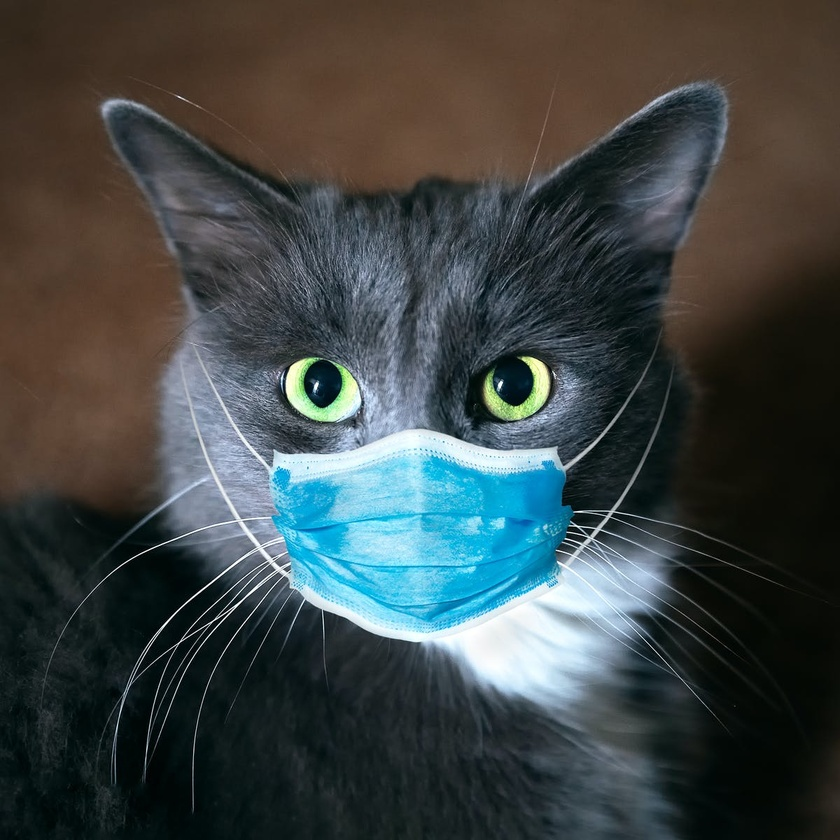
#> input picture 22_wavelets_pt1/cat.jpg, 840 x 840 px, shrunk from 1200 x 1200 before the run
$ jupyter execute lab.ipynb   (shell and % lines are left out)
#> lines starting #> are read from the running program, lines starting #| are printed output that depends on the picture; after the words box and inside, x2 and y2 are one past the last pixel; in counts of white or black regions, pixels touching at a corner belong together
## Aula 22 - Wavelets

Compressão de imagens;

[cell 1]
import cv2 # OpenCV
import matplotlib.pyplot as plt # Matplotlib
import numpy as np # Numpy
import pywt

[cell 2]
img = cv2.imread('cat.jpg', 0)
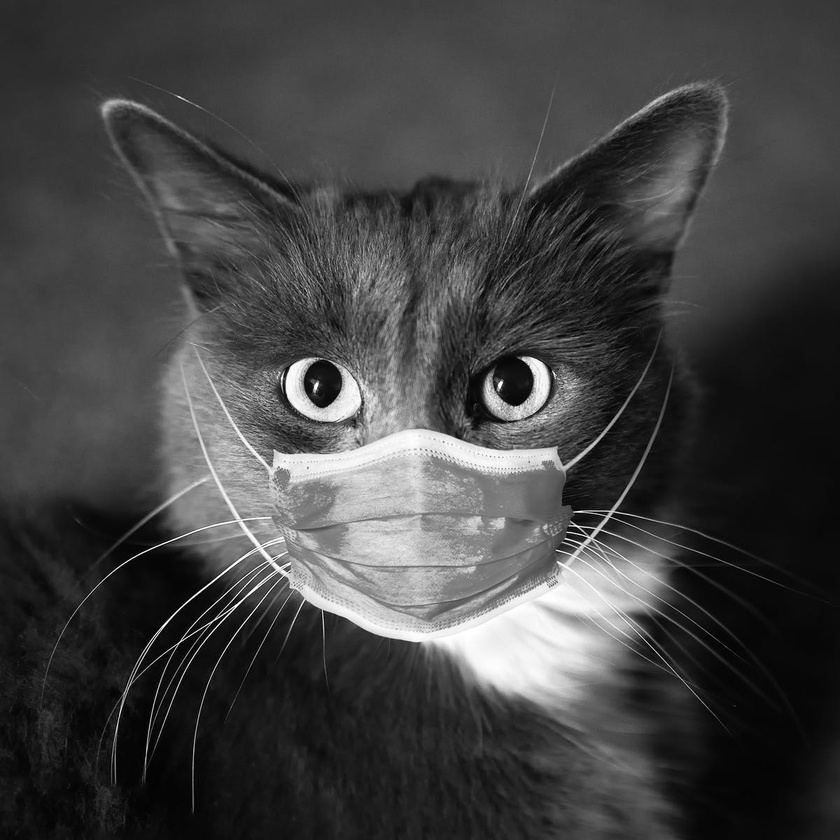
#> img: shape (840, 840); min 0, max 255, mean 66.9
plt.imshow(img, 'gray')

### 22.1 Compressão de imagem

Usaremos o Wavelet chamado de [Daubechies wavelet](https://en.wikipedia.org/wiki/Daubechies_wavelet).

[cell 3]
n = 2 # nivel de decomposição
w = 'db1' # tipo do wavelet
coeffs = pywt.wavedec2(img, wavelet=w, level=n)
#> coeffs = 3 items
coeffs

Como temos valores com uma variancia muito grande, vamos normalizar cada coeficiente.

[cell 4]
# normalize each coefficient array independently for better visibility
coeffs[0] /= np.abs(coeffs[0]).max()
for detail_level in range(n):
    coeffs[detail_level + 1] = [d/np.abs(d).max() for d in coeffs[detail_level + 1]]

[cell 5]
arr, coeff_slices = pywt.coeffs_to_array(coeffs)
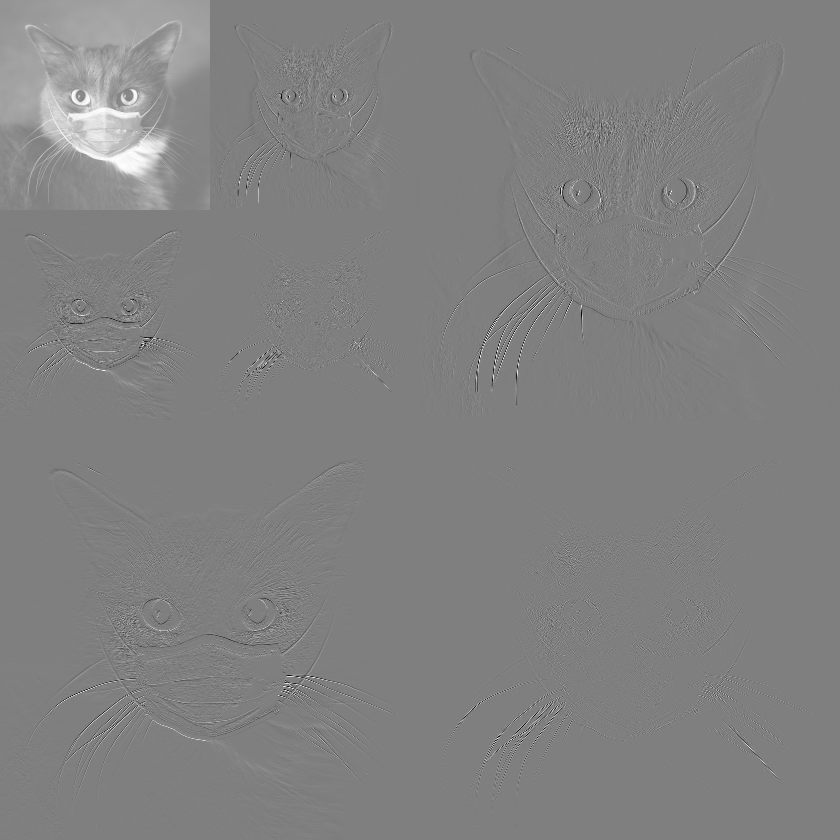
#> arr: shape (840, 840) float64; min -1, max 1, mean 0.0164; drawn with min black and max white
#> coeff_slices = 3 items

[cell 6]
fig = plt.figure(figsize=(18,16))
plt.imshow(arr, 'gray', vmin=-0.25, vmax=0.75)

[cell 7]
n = 4 # nivel de decomposição
w = 'db1' # tipo do wavelet
coeffs = pywt.wavedec2(img, wavelet=w, level=n)
#> coeffs = 5 items
coeff_arr, coeff_slices = pywt.coeffs_to_array(coeffs)
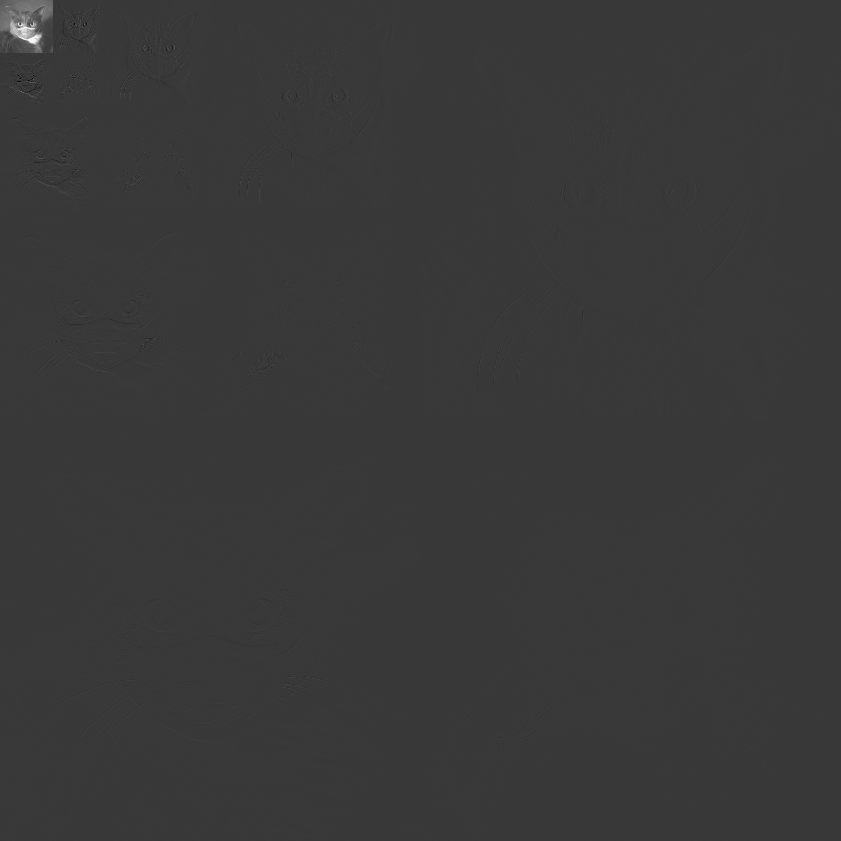
#> coeff_arr: shape (841, 841) float64; min -1145.8, max 3981.3, mean 4.2; drawn with min black and max white
#> coeff_slices = 5 items
coeff_sorted = np.sort(np.abs(coeff_arr.reshape(-1)))

fig, axs = plt.subplots(1, 3, figsize=(16, 9), facecolor='w', edgecolor='k')
fig.subplots_adjust(hspace = .5, wspace=.001)

for i, keep in enumerate([0.5, 0.1, 0.005]):
  thresh = coeff_sorted[int(np.floor((1-keep) * len(coeff_sorted)))]
  ind = np.abs(coeff_arr) > thresh
  filt = coeff_arr * ind

  coeff_filtered = pywt.array_to_coeffs(filt, coeff_slices, output_format='wavedec2')

  # Plot reconstruction
  recon = pywt.waverec2(coeff_filtered, wavelet=w)
  axs[i].imshow(recon, 'gray')
  axs[i].set_title('keep = ' + str(keep))
  axs[i].axis('off')
#> this loop made 3 passes
#> thresh on passes 1 to 3: 1, 13.5, 188.9
#> pass 1, `ind = np.abs(coeff_arr) > thresh`:
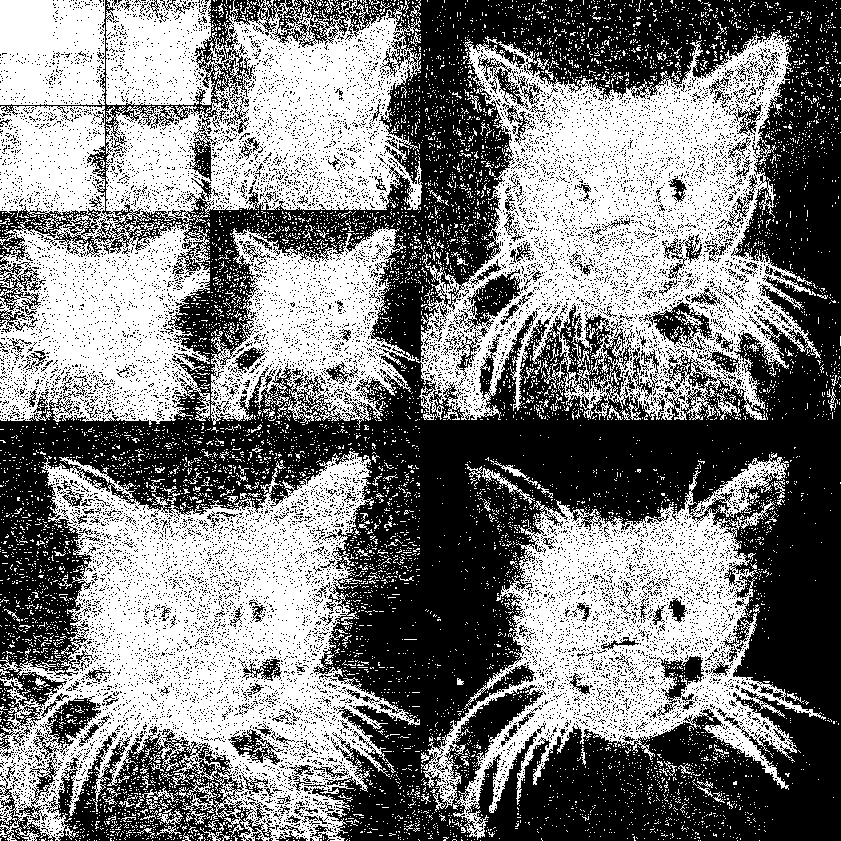
#> ind: shape (841, 841) bool; 49.4% white; 8460 white regions (8293 under 20 px), largest, box (x1, y1, x2, y2) and area: (211, 30, 821, 428) 95249, (0, 0, 423, 425) 88521, (0, 451, 420, 841) 78020
#> pass 2, `ind = np.abs(coeff_arr) > thresh`:
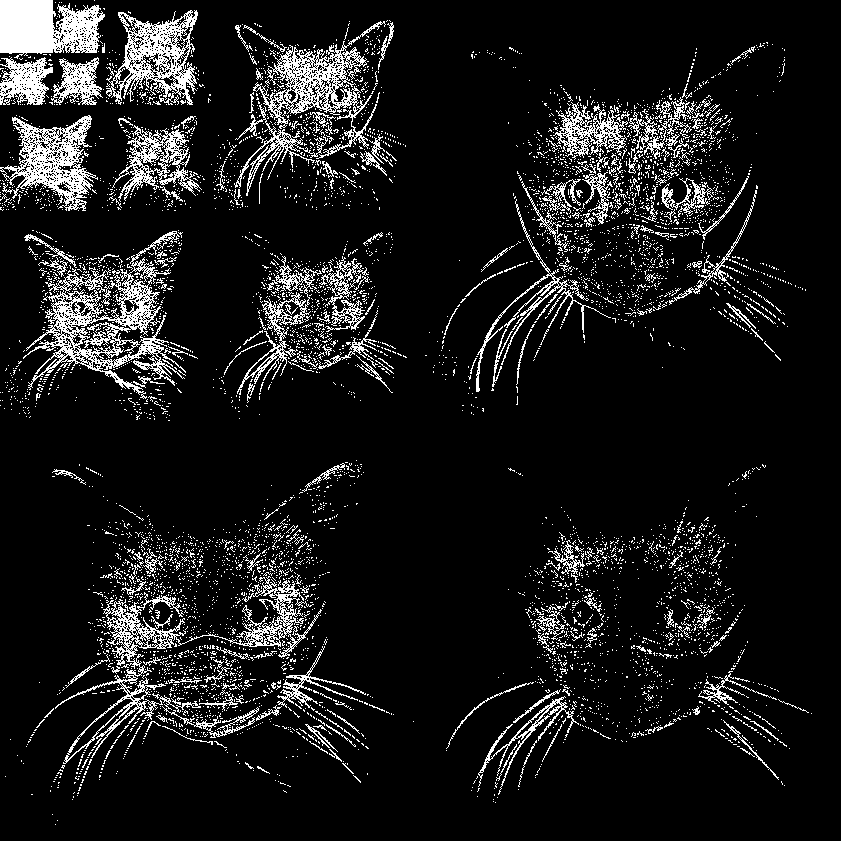
#> ind: shape (841, 841) bool; 10% white in thin lines or dots
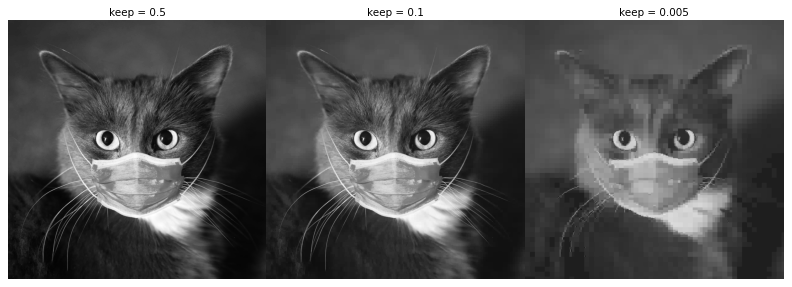
#> figure drawn by matplotlib, 3 panels

### 22.2 Obtenção de características

[cell 8]
import pywt.data
original = pywt.data.camera()

titles = ['Aproximação', ' Detalhamento horizontal',
          'Detalhamento vertical', 'Detalhamento diagonal']
coeffs2 = pywt.dwt2(original, 'bior1.3')
(cA, (cH, cV, cD)) = coeffs2
fig = plt.figure(figsize=(12, 3))
for i, a in enumerate([cA, cH, cV, cD]):
    ax = fig.add_subplot(1, 4, i + 1)
    ax.imshow(a, interpolation="nearest", cmap=plt.cm.gray)
    ax.set_title(titles[i], fontsize=10)
    ax.set_xticks([])
    ax.set_yticks([])

fig.tight_layout()
plt.show()
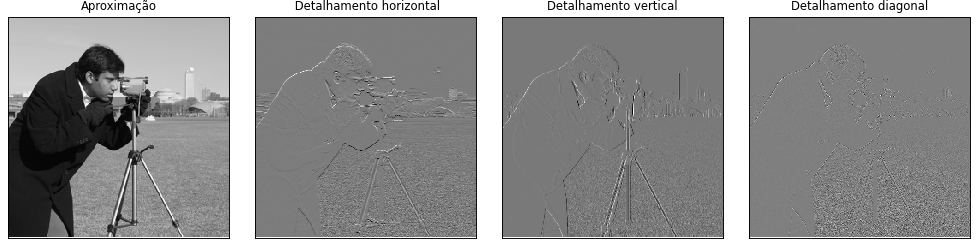
#> figure drawn by matplotlib, 4 panels
